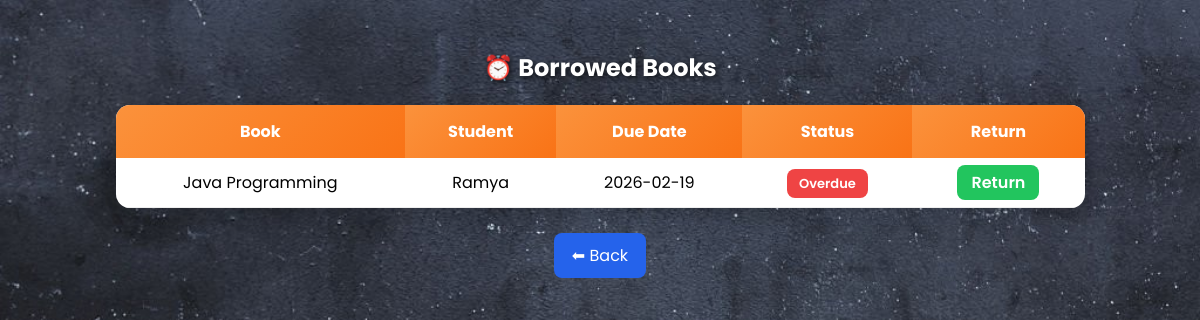
The app's page /borrowed_books.php (signed in) with its own data.
### tables this page shows
CREATE TABLE `borrowed_books` (
  `id` int(11) NOT NULL,
  `book_id` int(11) DEFAULT NULL,
  `student_name` varchar(100) DEFAULT NULL,
  `due_date` date DEFAULT NULL,
  `returned` tinyint(1) DEFAULT 0
);

CREATE TABLE `books` (
  `id` int(11) NOT NULL,
  `title` varchar(200) DEFAULT NULL,
  `author` varchar(100) DEFAULT NULL,
  `publication_year` int(11) DEFAULT NULL,
  `category` varchar(100) DEFAULT NULL,
  `isbn` varchar(50) DEFAULT NULL,
  `copies` int(11) DEFAULT NULL,
  `status` varchar(50) DEFAULT NULL
);

### borrowed_books.php (the view, shortened to what this page needs)
<?php
include "db.php";
?>
<!DOCTYPE html>
<html>
<head>
</head>
<body>
<h2>⏰ Borrowed Books</h2>
<table>
<tr>
<th>Book</th>
<th>Student</th>
<th>Due Date</th>
<th>Status</th>
<th>Return</th>
</tr>
<?php
$result=$conn->query(
"SELECT borrowed_books.*, books.title
FROM borrowed_books
JOIN books
ON borrowed_books.book_id = books.id
WHERE returned = FALSE"
);
$today=date("Y-m-d");
if($result && $result->num_rows>0){
while($row=$result->fetch_assoc()){
echo "<tr>";
echo "<td>".htmlspecialchars($row['title'])."</td>";
echo "<td>".htmlspecialchars($row['student_name'])."</td>";
echo "<td>".$row['due_date']."</td>";
if($today > $row['due_date']){
echo "<td>
<span class='overdue'>
Overdue
</span>
</td>";
}
else{
echo "<td>
<span class='borrowed'>
Borrowed
</span>
</td>";
}
echo "<td>
<a class='return'
href='return_book.php?id=".$row['id']."'>
Return
</a>
</td>";
echo "</tr>";
}
}
else{
echo "<tr>
<td colspan='5'>
No Borrowed Books Found
</td>
</tr>";
}
?>
</table>
<a class="back"
href="librarian_dashboard.php"
target="_top">
⬅ Back
</a>
</body>
</html>

### borrowed_books.php (style rules this page uses)
body { margin:0; font-family:Poppins; background-image:url("borrowedbook_bg.jpg"); background-size:cover; background-position:center; background-repeat:no-repeat; background-attachment:fixed; padding:30px; text-align:center; }
h2 { color:white; margin-bottom:20px; text-shadow: 2px 2px 6px rgba(0,0,0,0.7); }
table { margin:auto; border-collapse:collapse; width:85%; background:white; border-radius:14px; overflow:hidden; box-shadow: 0px 10px 25px rgba(0,0,0,.15); }
th { background: linear-gradient( 135deg, #fb923c, #f97316 ); color:white; padding:14px; }
td { padding:12px; border-bottom:1px solid #eee; }
.overdue { color:white; background:#ef4444; padding:5px 12px; border-radius:8px; font-size:13px; font-weight:600; }
.return { background:#22c55e; color:white; padding:6px 14px; border-radius:8px; text-decoration:none; font-weight:600; }
.back { display:inline-block; margin-top:25px; background:#2563eb; color:white; padding:10px 18px; border-radius:8px; text-decoration:none; }

### records on screen
borrowed_books: book.title "Java Programming", student_name "Ramya", due_date "2026-02-19", shows "Overdue"
